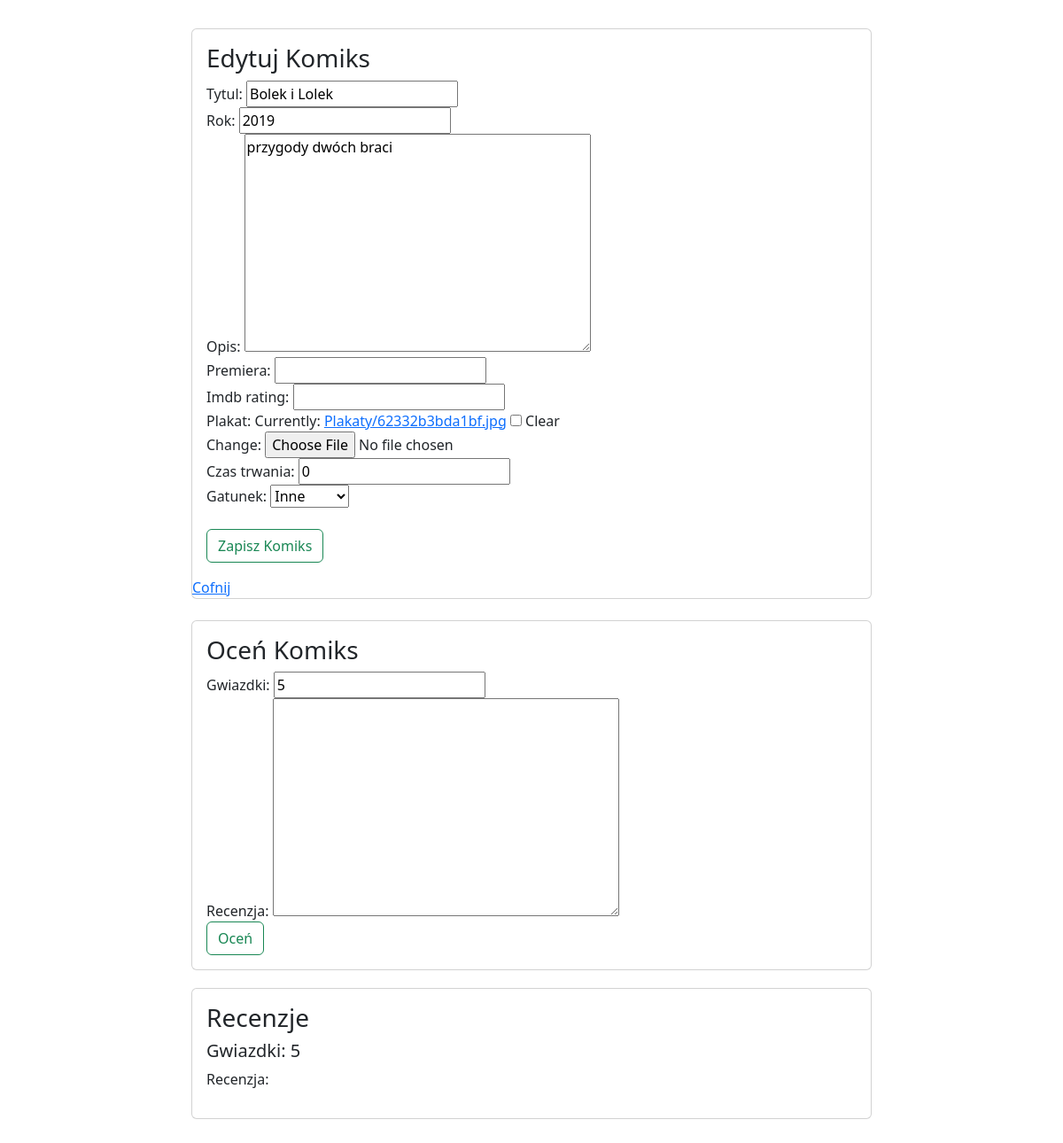
The page /komiksy/edytuj/5/ (signed in) on the database its author committed.
### komiksyweb/models.py (models this page shows, shortened)
class Komiks(models.Model):
    tytul = models.CharField(max_length=64, blank=False, unique=True)
    rok = models.PositiveSmallIntegerField(default=2000)
    opis = models.TextField(default="")
    premiera = models.DateField(null=True,blank=True)
    imdb_rating = models.DecimalField(max_digits=4, decimal_places=2, null=True,blank=True)
    plakat = models.ImageField(upload_to="Plakaty", null=True, blank=True)
    dodatkowe = models.OneToOneField(DodatkoweInfo, on_delete=models.CASCADE, null=True, blank=True)

class Ocena(models.Model):
    recenzja = models.TextField(default="", blank=True)
    gwiazdki = models.PositiveSmallIntegerField(default=5)
    komiks = models.ForeignKey(Komiks, on_delete=models.CASCADE)

### komiksyweb/views.py (the view)
# urls.py: path('edytuj/<int:id>/', edytuj_komiks, name = "edytuj_komiks"), #przesłanie do funkcji parametru id
@login_required
def edytuj_komiks(request, id):     #parametr id pochodzi z urls
    komiks = get_object_or_404(Komiks, pk=id) #READ - pobranie rekordu z bazy w celu edycji
    oceny = Ocena.objects.filter(komiks=komiks)
    aktorzy = komiks.aktorzy.all()
    try:
        dodatkowe = DodatkoweInfo.objects.get(komiks=komiks.id)
    except DodatkoweInfo.DoesNotExist:
        dodatkowe = None
    form_komiks = KomiksForm(request.POST or None, request.FILES or None, instance=komiks)
    form_dodatkowe = DodatkoweInfoForm(request.POST or None, instance=dodatkowe)
    form_ocena = OcenaForm(request.POST or None)
    form_aktor = AktorForm(request.POST or None)
    if request.method == 'POST':
        if 'gwiazdki' in request.POST:
            ocena = form_ocena.save(commit=False)
            ocena.komiks = komiks
            ocena.save()
    if request.method == 'POST':
        if 'imie' in request.POST:
            aktor = form_aktor.save(commit=False)
            aktor.komiks = komiks
            aktor.save()
    if all((form_komiks.is_valid(), form_dodatkowe.is_valid())):
        komiks = form_komiks.save(commit=False)
        dodatkowe = form_dodatkowe.save()
        komiks.dodatkowe = dodatkowe
        komiks.save()
        return redirect(wszystkie_komiksy)
    return render(request,'komiks_form.html',{'form':form_komiks,'form_dodatkowe': form_dodatkowe,'form_ocena':form_ocena,'oceny': oceny,'aktorzy':aktorzy, 'nowy': False})

### komiksyweb/forms.py
class KomiksForm(ModelForm):
    class Meta:
        model = Komiks
        fields = ['tytul','rok','opis','premiera','imdb_rating','plakat']

class DodatkoweInfoForm(ModelForm):
    class Meta:
        model = DodatkoweInfo
        fields = ['czas_trwania','gatunek']

### templates/komiks_form.html (shortened to what this page needs)
{% extends 'glowny.html' %}
{% load bootstrap %}
{% block strona %}
        <div class="card mx-auto" style="width: 48rem;">
          <div class="card-body">
            {% if  nowy %}
                <h3 class="card-title">Nowy Komiks</h3>
            {% else %}
                <h3 class="card-title">Edytuj Komiks</h3>
            {% endif %}
                <form method="post" enctype="multipart/form-data">
                    {{form|bootstrap}}
                    {{form_dodatkowe|bootstrap}}
                    <br>
                        {% if  nowy %}
                            <button type="submit" class="btn btn-outline-success">Dodaj Komiks</button>
                        {% else %}
                            <button type="submit" class="btn btn-outline-success">Zapisz Komiks</button>
                        {% endif %}
                </form>
          </div>
            <a href="{% url 'wszystkie_komiksy' %}">Cofnij</a>
        </div>
        <br>
        <div class="card mx-auto" style="width: 48rem;">
          <div class="card-body">
            <h3 class="card-title">Oceń Komiks</h3>
            <form method="post" enctype="multipart/form-data">
                {{form_ocena|bootstrap}}
                <button type="submit" class="btn btn-outline-success">Oceń</button>
            </form>
          </div>
        </div>
        {% if oceny|length != 0%}
            <div class="card mx-auto" style="width: 48rem; margin-top: 20px;">
              <div class="card-body">
                    <h3 class="card-title">Recenzje</h3>
                        {% for ocena in oceny%}
                            <h5>Gwiazdki: {{ocena.gwiazdki}}</h5>
                            <p>Recenzja: {{ocena.recenzja}}</p>
                        {% endfor %}
              </div>
            </div>
        {% endif %}
{% endblock %}

### moje_static/moj.css (style rules this page uses)
body { padding: 2rem; }

### rows shown on the page
Komiks: tytul "Bolek i Lolek", rok "2019", opis "przygody dwóch braci"
Ocena: gwiazdki "5"
